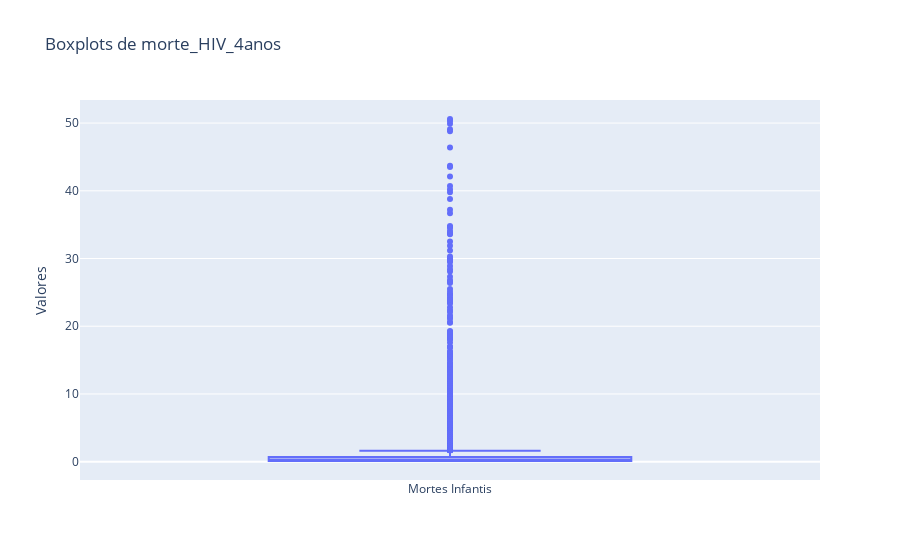

Write notebook code for a chart like this one.
### Code cell
import plotly.graph_objects as go

# Criar o boxplot para 'mortes_infanis'],'
fig = go.Figure()

# Adicionando um boxplot para mortes_infanis'],
fig.add_trace(go.Box(
    y=df_cleaned['morte_HIV_4anos'],
    name='Mortes Infantis',
    # boxmean='sd'  # Adiciona a média e o desvio padrão
))

# Configurar o layout
fig.update_layout(
    title='Boxplots de morte_HIV_4anos',
    yaxis_title='Valores',
    boxmode='group'  # Agrupa os boxplots
)

# Exibir o gráfico
fig.show()

### Figure 1 — Plotly figure (JSON) as saved in the notebook; plotly's stock layout.template omitted (floating-point values rounded to 4 significant figures; data arrays with more than 128 entries replaced by an {"elided": "..."} marker saying what was removed)
{"data": [{"name": "Mortes Infantis", "type": "box", "y": {"elided": "2736 float values"}}], "layout": {"boxmode": "group", "title": {"text": "Boxplots de morte_HIV_4anos"}, "yaxis": {"title": {"text": "Valores"}}}}
